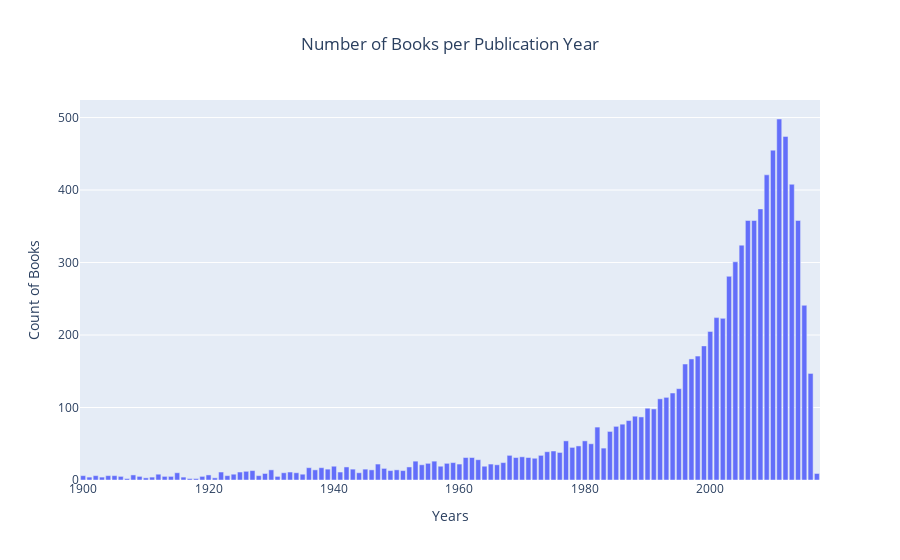

Notebook code for this chart:
### Code cell
## Number of Books per Publication Year

data = books_df.groupby('original_publication_year')['book_id'].count().sort_values(ascending=False)

# Create trace
trace = go.Bar(x = data.index, y = data.values)
# Create layout
layout = go.Layout(title = 'Number of Books per Publication Year',
                   xaxis = dict(title = 'Years'),
                   yaxis = dict(title = 'Count of Books'), title_x=0.5)

# Create plot
fig = go.Figure(data=[trace], layout=layout)
iplot(fig)

### Figure 1 — Plotly figure (JSON) as saved in the notebook; plotly's stock layout.template omitted (floating-point values rounded to 4 significant figures)
{"data": [{"type": "bar", "x": [2011, 2012, 2010, 2009, 2013, 2008, 2006, 2014, 2007, 2005, 2004, 2003, 2015, 2001, 2002, 2000, 1999, 1998, 1997, 1996, 2016, 1995, 1994, 1993, 1992, 1990, 1991, 1988, 1989, 1987, 1986, 1985, 1982, 1984, 1980, 1977, 1981, 1979, 1978, 1983, 1975, 1974, 1976, 1968, 1973, 1970, 1969, 1962, 1961, 1971, 1972, 1963, 1956, 1953, 1967, 1959, 1955, 1958, 1960, 1965, 1947, 1966, 1954, 1964, 1957, 1940, 1952, 1942, 1936, 1938, 1948, 1939, 1943, 1945, 1946, 1930, 1950, 1937, 1927, 1949, 1951, 1926, 1933, 1922, 1941, 1925, 1915, 1934, 1932, 1944, 2017, 1929, 1935, 1924, 1912, 1920, 1908, 1928, 1902, 1904, 1905, 1900, 1923, 1914, 1909, 1919, 1906, 1931, 1913, 1916, 1911, 1903, 1901, 1910, 1921, 1917, 1918, 1907], "y": [498, 474, 455, 421, 408, 374, 358, 358, 358, 324, 301, 281, 241, 224, 223, 205, 185, 171, 167, 160, 147, 126, 120, 114, 112, 99, 98, 88, 87, 82, 77, 74, 73, 67, 54, 54, 50, 47, 45, 44, 40, 39, 38, 34, 34, 32, 31, 31, 31, 31, 30, 28, 26, 26, 24, 24, 23, 23, 22, 22, 22, 21, 21, 19, 19, 19, 18, 18, 17, 17, 16, 15, 15, 15, 14, 14, 14, 14, 13, 13, 13, 12, 11, 11, 11, 11, 10, 10, 10, 10, 9, 9, 8, 8, 8, 7, 7, 6, 6, 6, 6, 6, 6, 5, 5, 5, 5, 5, 5, 4, 4, 4, 4, 3, 3, 2, 2, 2]}], "layout": {"title": {"text": "Number of Books per Publication Year", "x": 0.5}, "xaxis": {"title": {"text": "Years"}}, "yaxis": {"title": {"text": "Count of Books"}}}}
